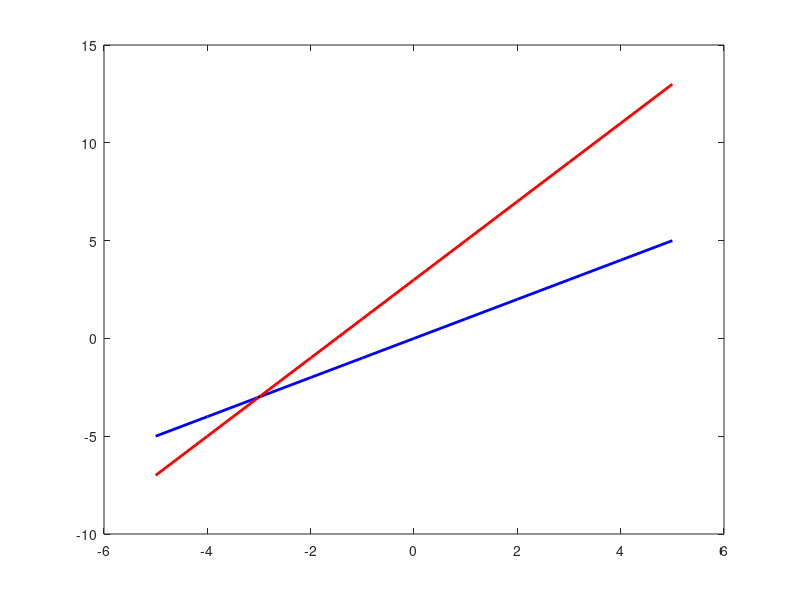

MATLAB code for this plot:
% To find the solution of the system of equations in example 1


%  Define The matrix A

A = [ -1 1; -2 1];

% Define the vector m

m = [0;3];


% the system given to us is Af = m. We need to find f

% By Naive inversion

f = inv(A)*m;

% The components of the vector f are

x = f(1)
y = f(2)

% Define the two linear equations of example 1

xplot =  linspace(-5,5,11);
yplot_1 = xplot;
yplot_2 = 2*xplot+3;

% Plot the two lines

figure(1)
plot(xplot,yplot_1,'b','LineWidth',2)
hold on 
plot(xplot,yplot_2,'r','LineWidth',2)
plot(x,y,'k.')
